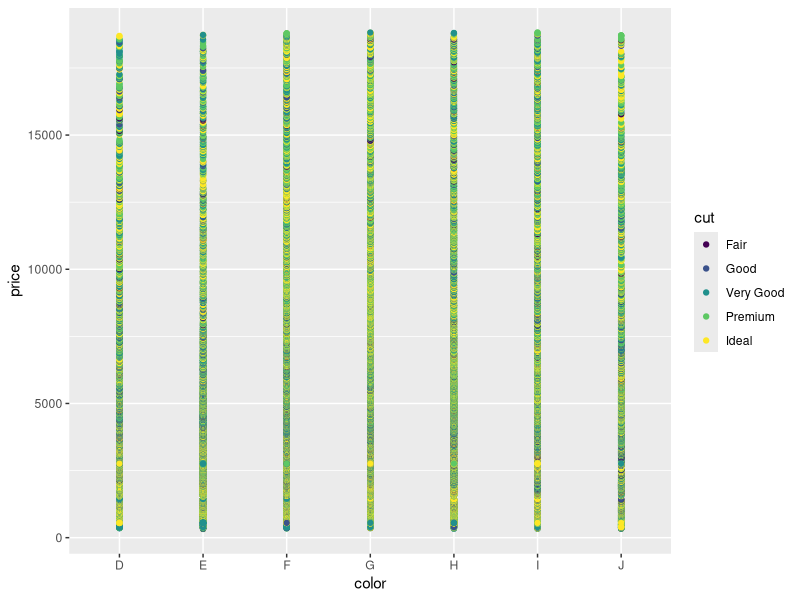
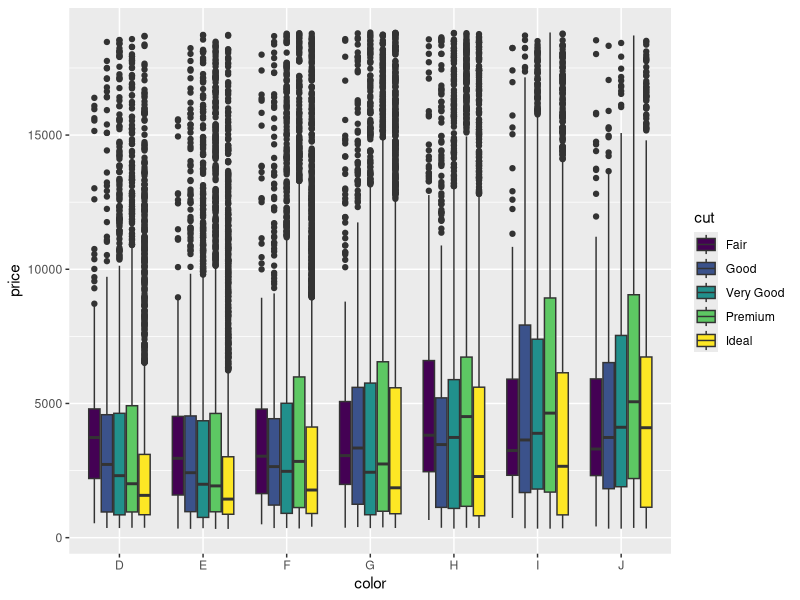
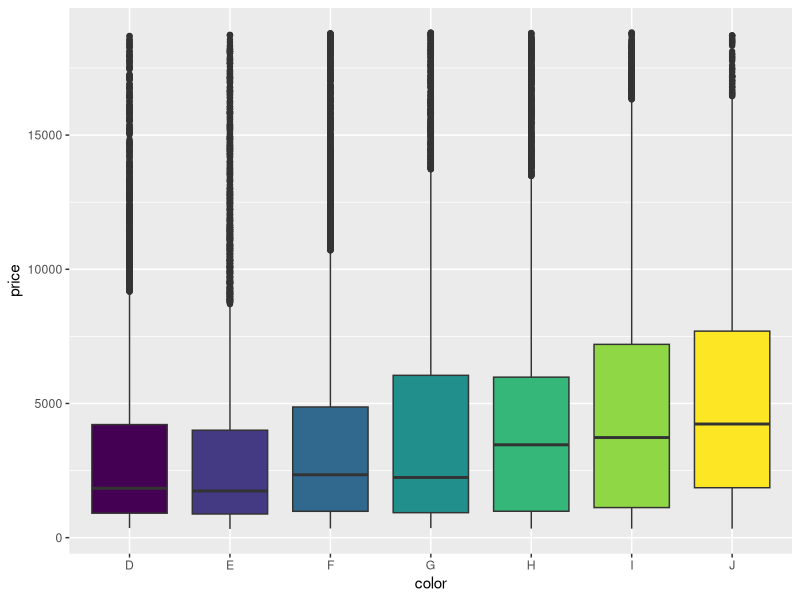
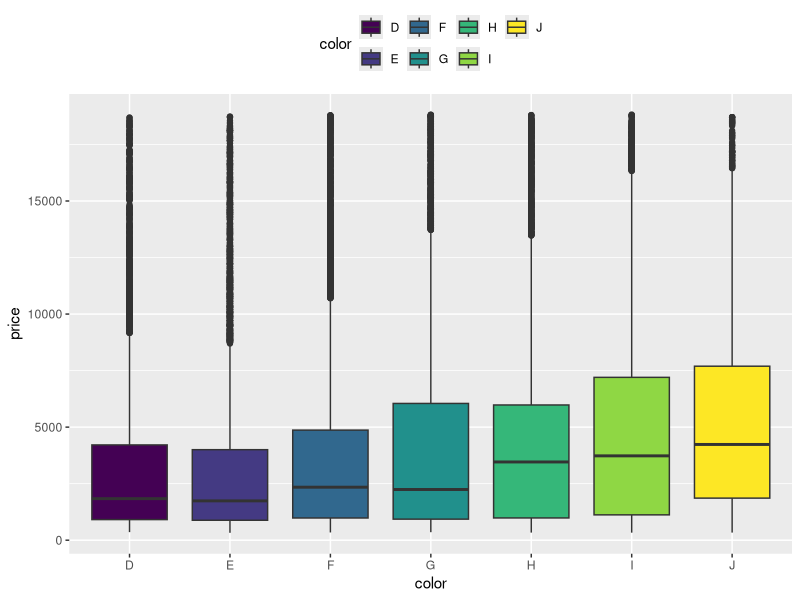
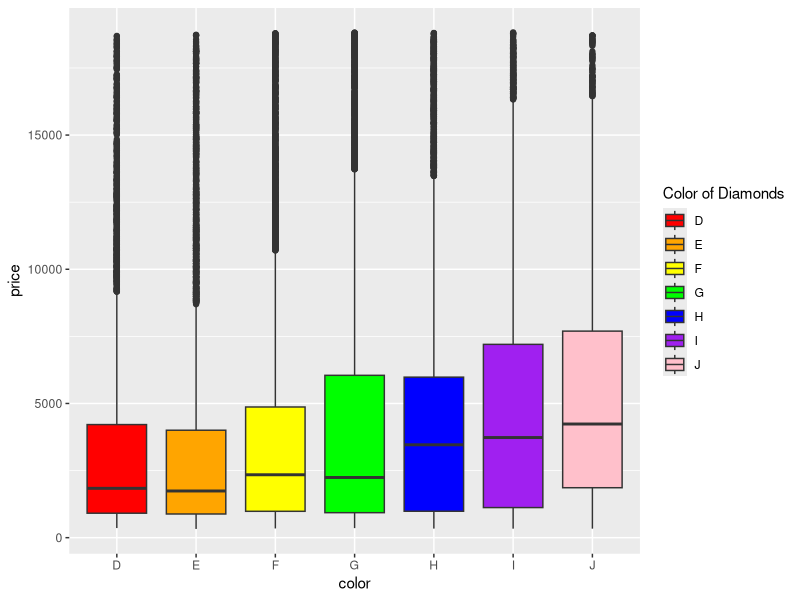
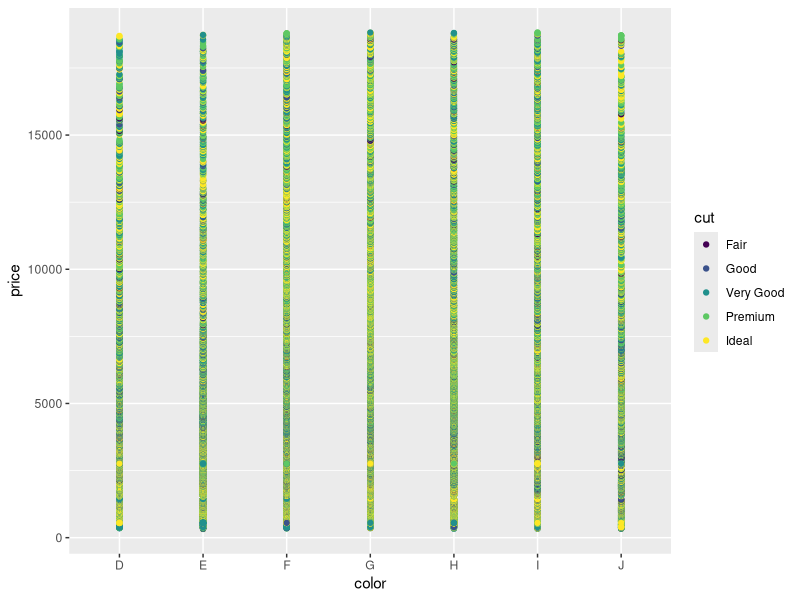

Generate these figures, in order, with R:
## ---- chunk 1
library(tidyverse)
ggplot(diamonds, aes(color, price, color= cut))+ geom_point()# not super helpful 
ggplot(diamonds, aes(color, price, fill=cut)) + geom_boxplot()
## ---- chunk 2
ggplot(diamonds, aes(color, price, fill=color))+geom_boxplot()+theme(legend.position="none")
## ---- chunk 3
ggplot(diamonds, aes(color, price, fill=color))+geom_boxplot()+theme(legend.position="top")
## ---- chunk 4
ggplot(diamonds, aes(color, price, fill=color))+geom_boxplot()+ scale_fill_manual(values= c("red", "orange", "yellow", "green", "blue", "purple", "pink"),name= "Color of Diamonds")
## ---- chunk 5

## ---- chunk 6

## ---- chunk 7

## ---- chunk 8

## ---- chunk 9

## ---- chunk 10
ggplot(diamonds, aes(color, price, color= cut))+ geom_point()


## ---- chunk 11

## ---- chunk 12

## ---- chunk 13

## ---- chunk 14

## ---- chunk 15

## ---- chunk 16
 
## ---- chunk 17
